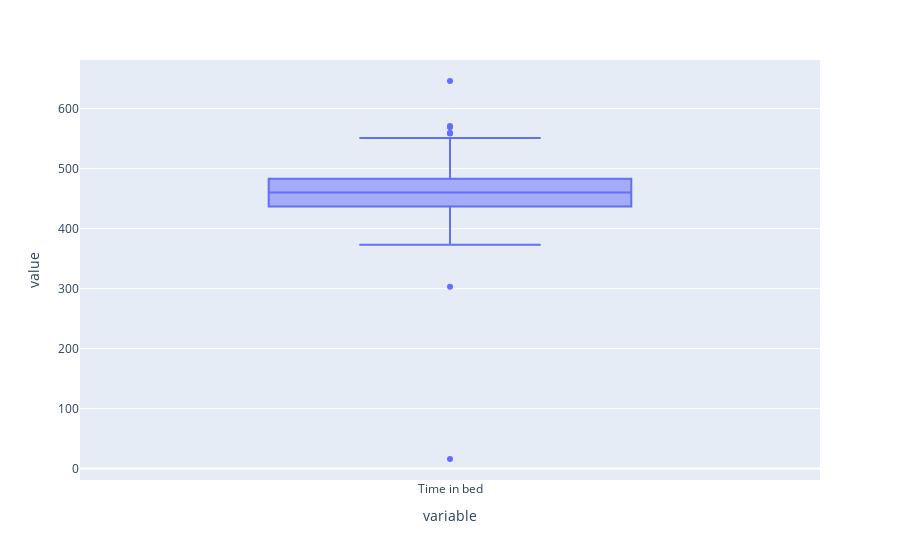

The notebook cell this image was saved under:
### Code cell
fig = px.box(df["Time in bed"])
fig.show()

### Figure 1 — Plotly figure (JSON) as saved in the notebook; plotly's stock layout.template omitted (floating-point values rounded to 4 significant figures; data arrays with more than 128 entries replaced by an {"elided": "..."} marker saying what was removed)
{"data": [{"alignmentgroup": "True", "hovertemplate": "variable=%{x}<br>value=%{y}<extra></extra>", "legendgroup": "", "marker": {"color": "#636efa"}, "name": "", "notched": false, "offsetgroup": "", "orientation": "v", "showlegend": false, "type": "box", "x": {"elided": "155 str values"}, "x0": " ", "xaxis": "x", "y": {"elided": "155 int values"}, "y0": " ", "yaxis": "y"}], "layout": {"boxmode": "group", "legend": {"tracegroupgap": 0}, "margin": {"t": 60}, "xaxis": {"anchor": "y", "domain": [0, 1], "title": {"text": "variable"}}, "yaxis": {"anchor": "x", "domain": [0, 1], "title": {"text": "value"}}}}
